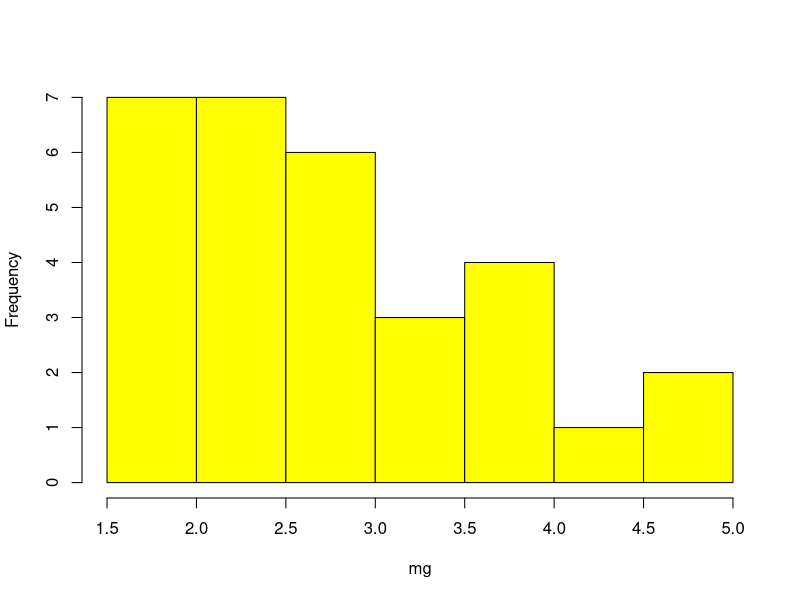
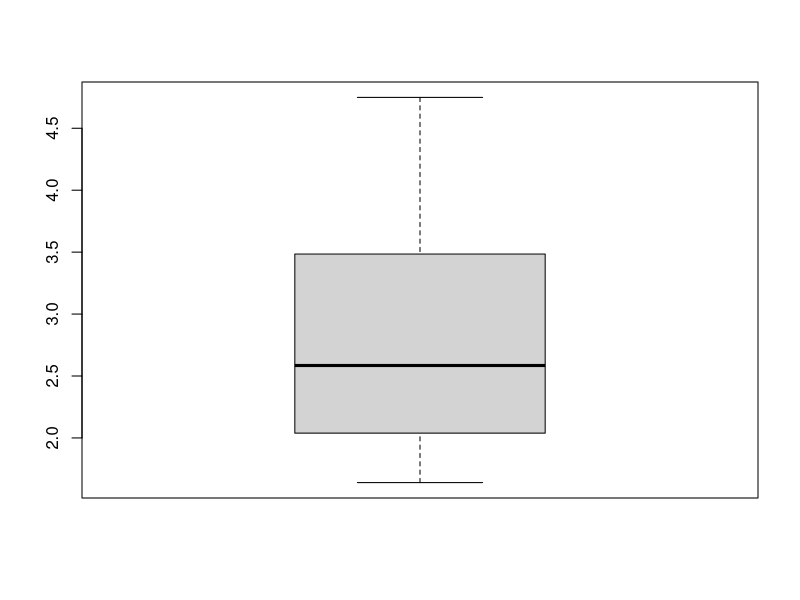
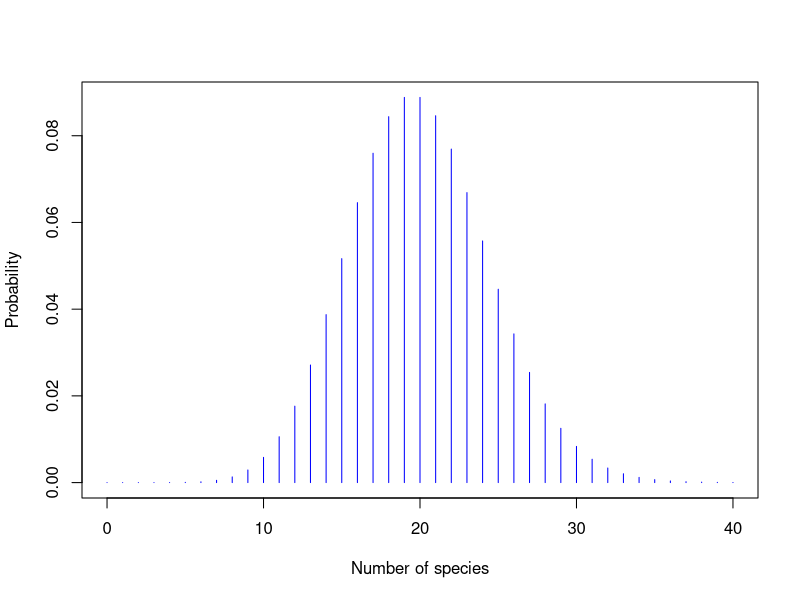

These figures' R source, in order:
# Problem 1

setwd("/Users/xuhong/Documents/Duke/Term 1 Courses/ENVIRON 710 Applied data analysis/Lab/Lab 2")
afdat <- read.csv("AfrPlots.csv", header=T, sep=",")
attach(afdat)
mg <- MeanGr
mg <- mg[!is.na(mg)] # delete NA rows

#a) plot a histogram and boxplot of MeanGr
hist(mg, col="yellow", main="")
boxplot(mg)

#b) skewness and kurtosis
#skewness function
myskewness <- function(y){
  n <- length(y)
  skew <- 1/(n*sd(y)^3)*sum((y-mean(y))^3)
  skew
}

#kurtosis function
mykurtosis <- function(x){
  n <- length(x)
  kurt <- 1/(n*sd(x)^4)*sum((x-mean(x))^4) 
  kurt
}

myskewness(mg)
mykurtosis(mg)

#c) write a function for variance
myvar <- function(x) {
  n <- length(x)
  variance <- 1/(n-1)*sum((x-mean(x))^2)
  variance
}

#compare with var(), the output should be TRUE
myvar(mg) == var(mg)


#d) report the mean, median, variance, standard deviation and coefficient of variation
mean(mg)
median(mg)
var(mg)
sd(mg)
sd(mg)/mean(mg)


#Problem 2
set.seed(1001)
p <- 0.5 
n <- 20
#use the dbinom function
pr1 <- sum(dbinom(0:5, size = n, prob = p))
pr1
1-pr1
#use the equation
#create a function of calculating probability based on the equation
mybinom <- function(x){
  probX <- (factorial(n)/(factorial(x)*factorial(n-x)))*p^x*(1-p)^(n-x)
  probX
}
pr2 <- sum(mybinom(0:5))
pr2
1-pr2

#Problem 3
1 - pbinom(q = 16, size = 20, prob = 0.25)

#Problem 4
#1)write out the Poisson formula
mypois <- function(x, m){
  probX <- m^x*exp(1)^(-m)/factorial(x)
  probX
}
sum(mypois(x=9:13, m=4))
#2)use dpois()
sum(dpois(x=9:13, lambda=4))


#Problem 5
#probability of counting 4 species
dpois(x=4, lambda=20)
#probability of counting 15 or more species
1 - sum(dpois(x=0:14, lambda=20))
#graph
plot(0:40, dpois(x=0:40, lambda=20), type="h", col="blue", ylab="Probability", xlab="Number of species")
